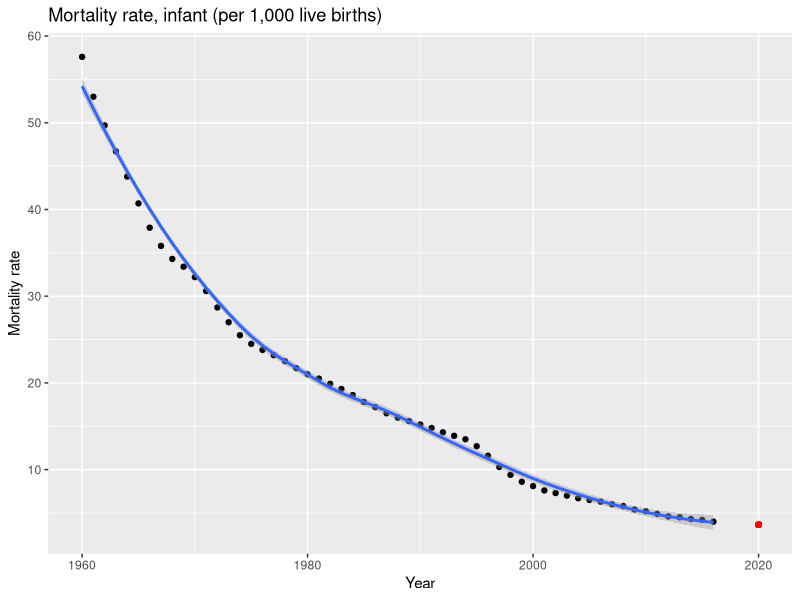
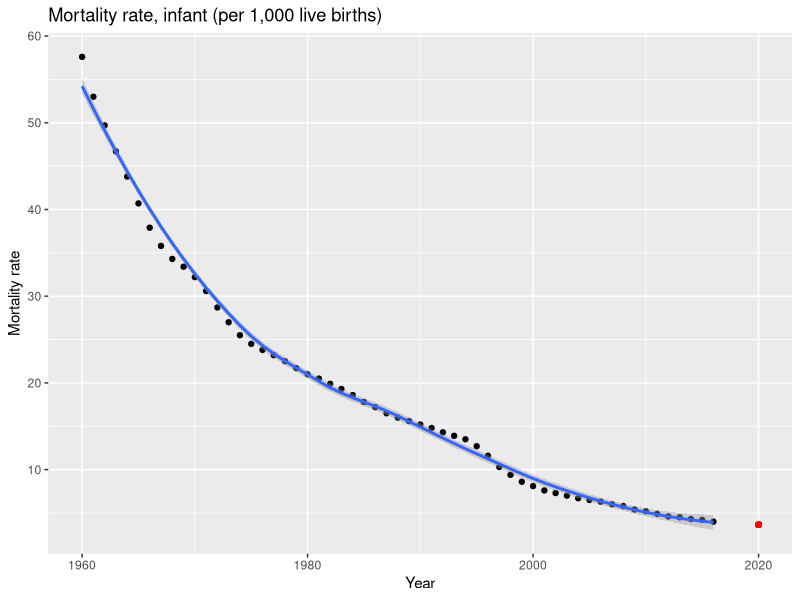

Source code (R) for these figures, in order:
library(ggplot2)
library(reshape2)

data <- read.csv2("API_POL_DS2_en_csv_v2.csv", sep = ',', check.names = FALSE, na.strings = '', stringsAsFactors=FALSE)
data <- data[, 2:62]
data$na_count <- apply(data, 1, function(x) sum(is.na(x)))
data[ data$na_count == 1, c(2, 62)]

#

infant_mortality <- melt(data[666, 4:61], measure.vars = colnames(data[666, 4:61]), variable.name = 'year', value.name = 'value', na.rm = TRUE)
infant_mortality$value <- as.numeric(infant_mortality$value)
infant_mortality$year <- as.numeric(as.character(infant_mortality$year))

n <- nrow(infant_mortality)

plot <- ggplot(infant_mortality, aes(x = year, y = value)) +
  geom_point() +
  stat_smooth(formula = y ~ x, n = n) +
  ylab("Mortality rate") +
  xlab("Year") + 
  ggtitle("Mortality rate, infant (per 1,000 live births)") 

# Is there any dependency?  
cor <- cor(infant_mortality$year, infant_mortality$value)
# -0.94

model <- loess(value ~ year, data = infant_mortality, surface = 'direct')
pred_2020 <- predict(model, 2020, se = TRUE)[1]
pred_2020 <- as.numeric(pred_2020)

if ( pred_2020 < infant_mortality[n, 'value']){
  result <- "Point for Poland"
} else {
  result <- "No points awarded"
}

plot + geom_point(aes(x = 2020, y = pred_2020), color = 'red')
ggsave("module_b_result_image.png")

print(result)

